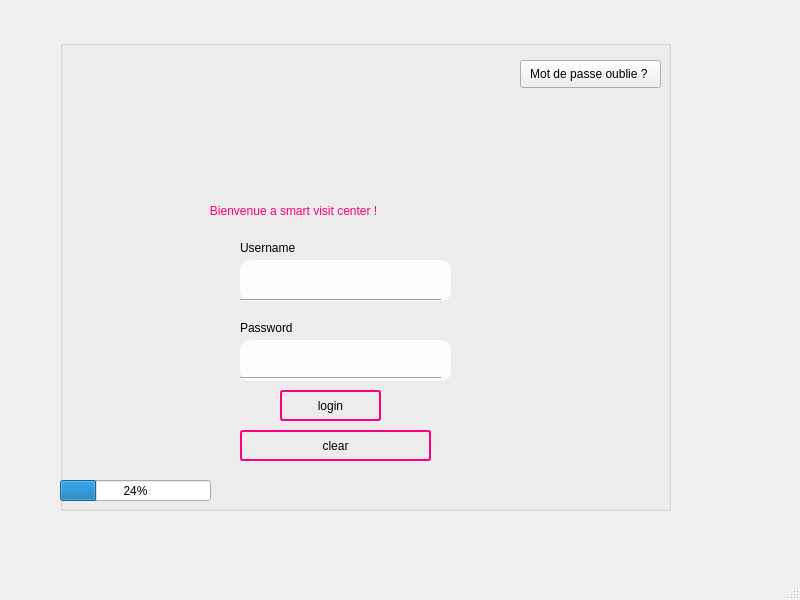
<?xml version="1.0" encoding="UTF-8"?>
<ui version="4.0">
 <class>MainWindow</class>
 <widget class="QMainWindow" name="MainWindow">
  <property name="geometry">
   <rect>
    <x>0</x>
    <y>0</y>
    <width>800</width>
    <height>600</height>
   </rect>
  </property>
  <property name="windowTitle">
   <string>MainWindow</string>
  </property>
  <widget class="QWidget" name="centralwidget">
   <widget class="QGroupBox" name="groupBox">
    <property name="geometry">
     <rect>
      <x>60</x>
      <y>40</y>
      <width>611</width>
      <height>471</height>
     </rect>
    </property>
    <property name="title">
     <string/>
    </property>
    <widget class="QLineEdit" name="lineEdit_username">
     <property name="geometry">
      <rect>
       <x>180</x>
       <y>220</y>
       <width>211</width>
       <height>41</height>
      </rect>
     </property>
     <property name="styleSheet">
      <string notr="true">QLineEdit {
      color: rgb(251, 252, 2521);
      font: 10pt &quot;Verdana&quot;;
      border: None;
      border-bottom-color: white;
      border-radius: 10px;
      padding: 0 8px;
      background: rgb(251, 252, 252);
      selection-background-color: darkgray;
}</string>
     </property>
     <property name="placeholderText">
      <string/>
     </property>
    </widget>
    <widget class="QLineEdit" name="lineEdit_password">
     <property name="geometry">
      <rect>
       <x>180</x>
       <y>300</y>
       <width>211</width>
       <height>41</height>
      </rect>
     </property>
     <property name="styleSheet">
      <string notr="true">QLineEdit {
      color: rgb(251, 252, 2521);
      font: 10pt &quot;Verdana&quot;;
      border: None;
      border-bottom-color: white;
      border-radius: 10px;
      padding: 0 8px;
      background: rgb(251, 252, 252);
      selection-background-color: darkgray;
}</string>
     </property>
     <property name="echoMode">
      <enum>QLineEdit::Password</enum>
     </property>
     <property name="dragEnabled">
      <bool>false</bool>
     </property>
     <property name="readOnly">
      <bool>false</bool>
     </property>
     <property name="placeholderText">
      <string/>
     </property>
    </widget>
    <widget class="QPushButton" name="pushButton_login">
     <property name="geometry">
      <rect>
       <x>220</x>
       <y>350</y>
       <width>101</width>
       <height>31</height>
      </rect>
     </property>
     <property name="styleSheet">
      <string notr="true">color: black;
font: 7pt &quot;Verdana&quot;;
border: 2px solid rgb(255, 0, 127);
padding: 5px;
border-radius: 3px;
opacity: 200;
</string>
     </property>
     <property name="text">
      <string>login</string>
     </property>
    </widget>
    <widget class="QLabel" name="label_3">
     <property name="geometry">
      <rect>
       <x>480</x>
       <y>419</y>
       <width>91</width>
       <height>21</height>
      </rect>
     </property>
     <property name="text">
      <string/>
     </property>
    </widget>
    <widget class="QProgressBar" name="progressBar">
     <property name="geometry">
      <rect>
       <x>0</x>
       <y>440</y>
       <width>151</width>
       <height>21</height>
      </rect>
     </property>
     <property name="value">
      <number>24</number>
     </property>
    </widget>
    <widget class="QLabel" name="label_pic">
     <property name="geometry">
      <rect>
       <x>230</x>
       <y>10</y>
       <width>161</width>
       <height>151</height>
      </rect>
     </property>
     <property name="styleSheet">
      <string notr="true"/>
     </property>
     <property name="text">
      <string/>
     </property>
     <property name="pixmap">
      <pixmap>image/img1.png</pixmap>
     </property>
    </widget>
    <widget class="QLabel" name="label">
     <property name="geometry">
      <rect>
       <x>-1000</x>
       <y>0</y>
       <width>1621</width>
       <height>471</height>
      </rect>
     </property>
     <property name="text">
      <string/>
     </property>
     <property name="pixmap">
      <pixmap>../../Downloads/332319502_992673331694691_7199529608011094507_n (2).jpg</pixmap>
     </property>
    </widget>
    <widget class="QLabel" name="label_2">
     <property name="geometry">
      <rect>
       <x>140</x>
       <y>160</y>
       <width>291</width>
       <height>21</height>
      </rect>
     </property>
     <property name="styleSheet">
      <string notr="true">color: rgb(255, 0, 127);
font: 75 8pt &quot;MS Shell Dlg 2&quot;;
font: 10pt &quot;MS Shell Dlg 2&quot;;</string>
     </property>
     <property name="text">
      <string>   Bienvenue a smart visit center !</string>
     </property>
    </widget>
    <widget class="Line" name="line">
     <property name="geometry">
      <rect>
       <x>180</x>
       <y>250</y>
       <width>201</width>
       <height>20</height>
      </rect>
     </property>
     <property name="orientation">
      <enum>Qt::Horizontal</enum>
     </property>
    </widget>
    <widget class="Line" name="line_2">
     <property name="geometry">
      <rect>
       <x>180</x>
       <y>330</y>
       <width>201</width>
       <height>16</height>
      </rect>
     </property>
     <property name="orientation">
      <enum>Qt::Horizontal</enum>
     </property>
    </widget>
    <widget class="QLabel" name="label_5">
     <property name="geometry">
      <rect>
       <x>180</x>
       <y>200</y>
       <width>91</width>
       <height>16</height>
      </rect>
     </property>
     <property name="styleSheet">
      <string notr="true">font: 10pt &quot;MS Shell Dlg 2&quot;;
</string>
     </property>
     <property name="text">
      <string>Username</string>
     </property>
    </widget>
    <widget class="QLabel" name="label_6">
     <property name="geometry">
      <rect>
       <x>180</x>
       <y>280</y>
       <width>71</width>
       <height>16</height>
      </rect>
     </property>
     <property name="styleSheet">
      <string notr="true">font: 10pt &quot;MS Shell Dlg 2&quot;;</string>
     </property>
     <property name="text">
      <string>Password</string>
     </property>
    </widget>
    <widget class="QPushButton" name="pushButton">
     <property name="geometry">
      <rect>
       <x>180</x>
       <y>390</y>
       <width>191</width>
       <height>31</height>
      </rect>
     </property>
     <property name="styleSheet">
      <string notr="true">color: black;
font: 7pt &quot;Verdana&quot;;
border: 2px solid rgb(255, 0, 127);
padding: 5px;
border-radius: 3px;
opacity: 200;</string>
     </property>
     <property name="text">
      <string>clear</string>
     </property>
    </widget>
    <widget class="QPushButton" name="pushButton_2">
     <property name="geometry">
      <rect>
       <x>460</x>
       <y>20</y>
       <width>141</width>
       <height>28</height>
      </rect>
     </property>
     <property name="text">
      <string>Mot de passe oublie ? </string>
     </property>
    </widget>
    <zorder>label</zorder>
    <zorder>lineEdit_username</zorder>
    <zorder>lineEdit_password</zorder>
    <zorder>pushButton_login</zorder>
    <zorder>label_3</zorder>
    <zorder>progressBar</zorder>
    <zorder>label_pic</zorder>
    <zorder>label_2</zorder>
    <zorder>line</zorder>
    <zorder>line_2</zorder>
    <zorder>label_5</zorder>
    <zorder>label_6</zorder>
    <zorder>pushButton</zorder>
    <zorder>pushButton_2</zorder>
   </widget>
   <widget class="QLabel" name="label_4">
    <property name="geometry">
     <rect>
      <x>-490</x>
      <y>-20</y>
      <width>1401</width>
      <height>591</height>
     </rect>
    </property>
    <property name="text">
     <string/>
    </property>
    <property name="pixmap">
     <pixmap>../332319502_992673331694691_7199529608011094507_n (1).jpg</pixmap>
    </property>
   </widget>
   <zorder>label_4</zorder>
   <zorder>groupBox</zorder>
  </widget>
  <widget class="QMenuBar" name="menubar">
   <property name="geometry">
    <rect>
     <x>0</x>
     <y>0</y>
     <width>800</width>
     <height>26</height>
    </rect>
   </property>
  </widget>
  <widget class="QStatusBar" name="statusbar"/>
 </widget>
 <resources/>
 <connections/>
</ui>
